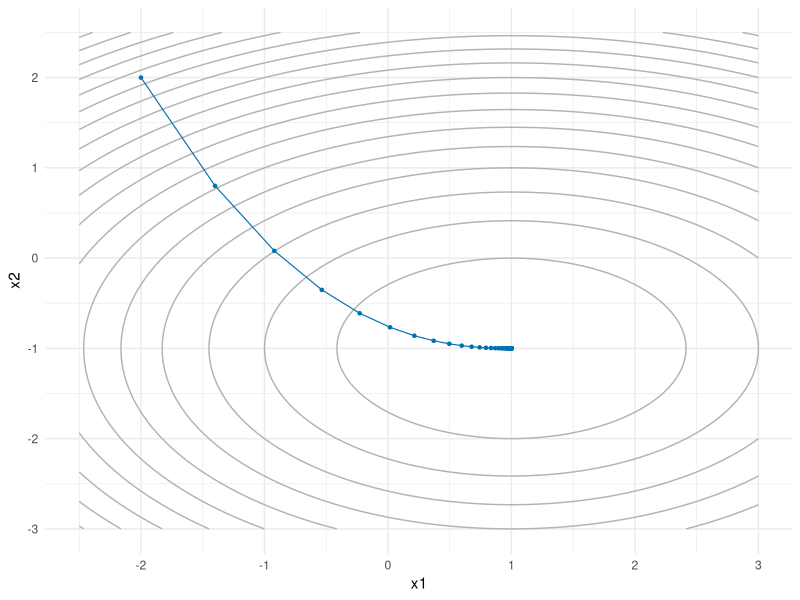
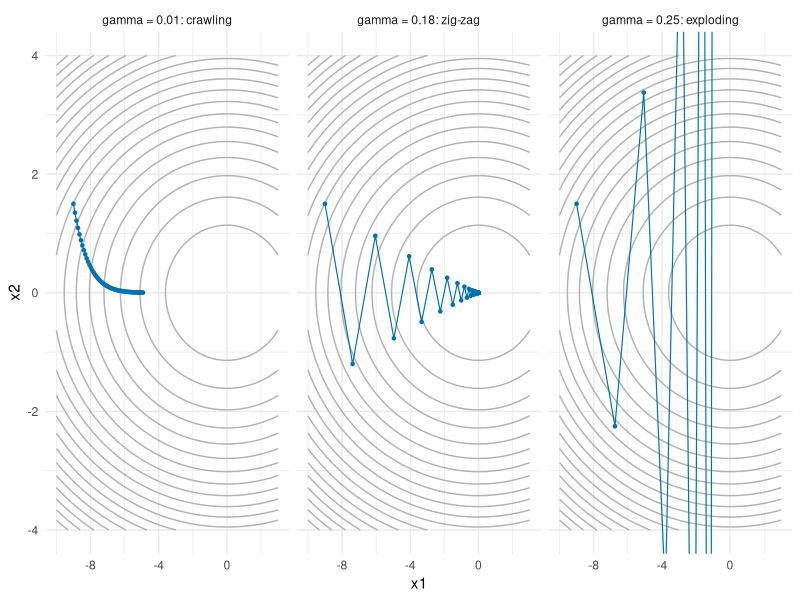
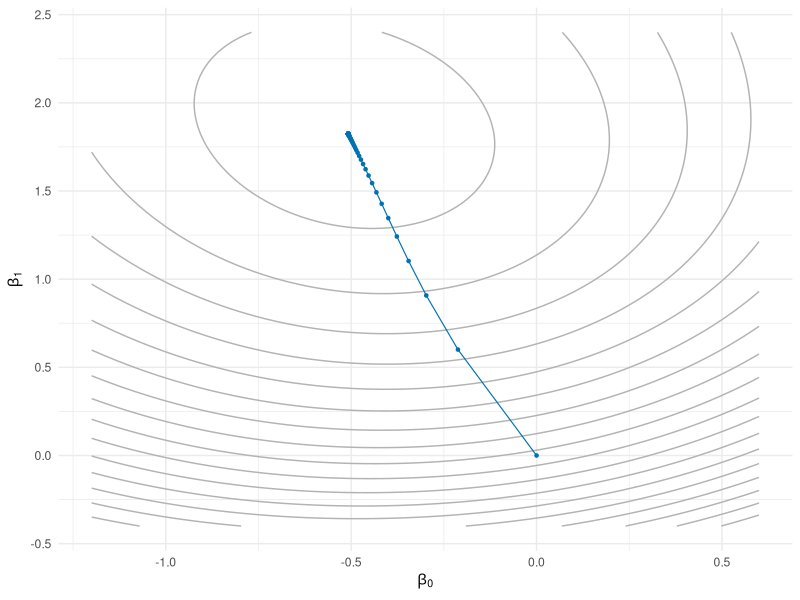
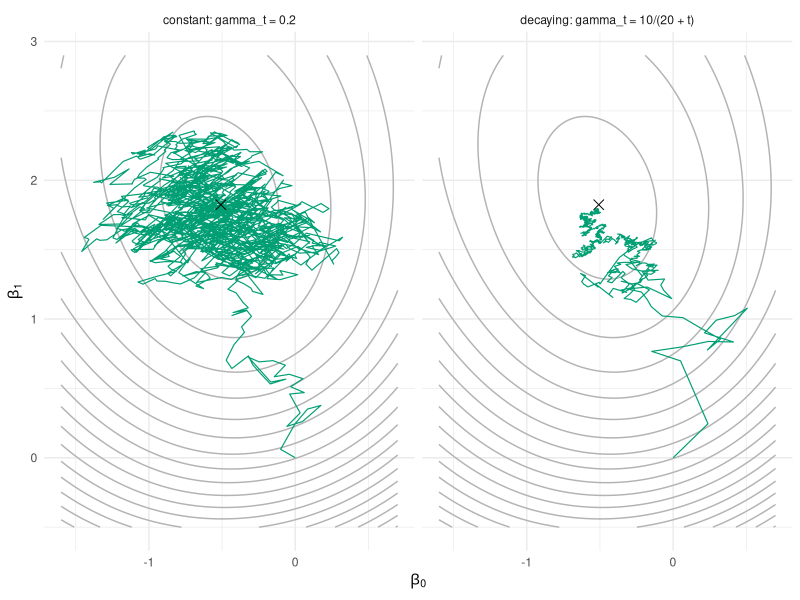
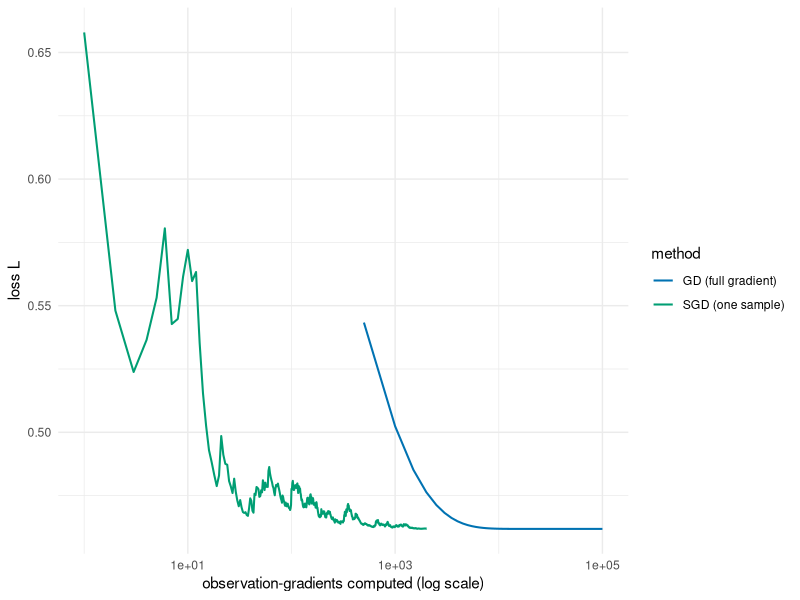
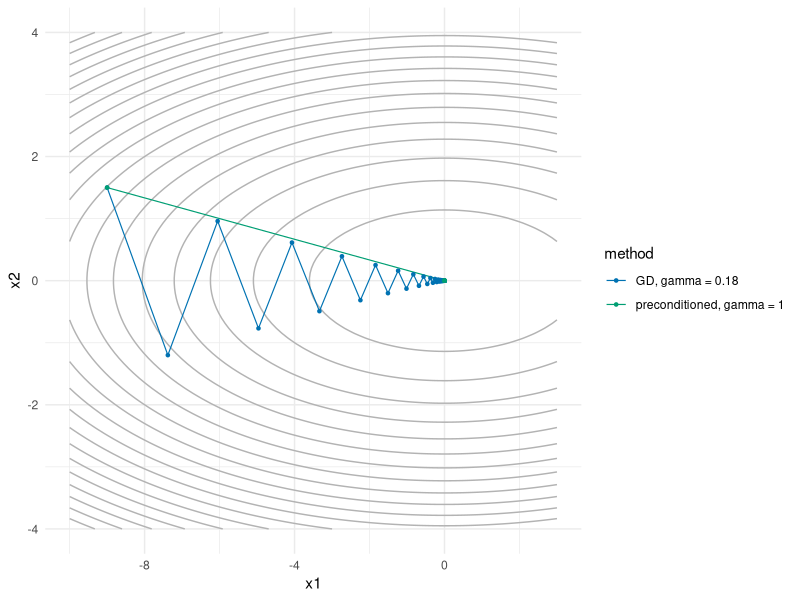

The R source for these figures, in order:
## ---- chunk 1
#| include: false
set.seed(7432)
knitr::opts_chunk$set(fig.width = 6, fig.height = 4, out.width = "70%", fig.align = "center")
## ---- chunk 2
grad_descent <- function(grad, x0, gamma, n) {
  # one row per iterate, one column per coordinate
  path <- matrix(NA_real_, nrow = n + 1, ncol = length(x0))
  path[1, ] <- x0
  for (i in 1:n) {
    path[i + 1, ] <- path[i, ] - gamma * grad(path[i, ])
  }
  # return a data frame ready for ggplot: one row per iterate
  out <- as.data.frame(path)
  names(out) <- paste0("x", seq_along(x0))
  out$iter <- 0:n
  out
}
## ---- chunk 3
f_bowl <- \(x) (x[1] - 1)^2 + 2 * (x[2] + 1)^2
grad_bowl <- \(x) c(2 * (x[1] - 1), 4 * (x[2] + 1))

path_bowl <- grad_descent(grad_bowl, x0 = c(-2, 2), gamma = 0.1, n = 60)
round(tail(path_bowl, 3), 5)
## ---- chunk 4
library(ggplot2)

# evaluate f on a grid, ready for geom_contour
contour_data <- function(f, xlim, ylim, n = 100) {
  grid <- expand.grid(x1 = seq(xlim[1], xlim[2], length.out = n),
                      x2 = seq(ylim[1], ylim[2], length.out = n))
  grid$f <- apply(grid[, 1:2], 1, f)
  grid
}

# grey contours of f, with the trajectory drawn on top
ggplot(contour_data(f_bowl, c(-2.5, 3), c(-3, 2.5)), aes(x1, x2)) +
  geom_contour(aes(z = f), bins = 20, colour = "grey70") +
  geom_path(data = path_bowl, colour = "#0072B2", linewidth = 0.4) +
  geom_point(data = path_bowl, colour = "#0072B2", size = 0.9) +
  theme_minimal()
## ---- chunk 5
#| fig-width: 9
#| fig-height: 3.4
#| out-width: "100%"
f_ill <- \(x) x[1]^2 / 2 + 10 * x[2]^2 / 2
grad_ill <- \(x) c(x[1], 10 * x[2])

path_small <- grad_descent(grad_ill, c(-9, 1.5), gamma = 0.01, n = 60)
path_zig   <- grad_descent(grad_ill, c(-9, 1.5), gamma = 0.18, n = 60)
path_exploding  <- grad_descent(grad_ill, c(-9, 1.5), gamma = 0.25, n = 8)

# one labelled data frame, one facet per step size (week 4 tricks)
path_small$gamma <- "gamma = 0.01: crawling"
path_zig$gamma   <- "gamma = 0.18: zig-zag"
path_exploding$gamma  <- "gamma = 0.25: exploding"
paths3 <- rbind(path_small, path_zig, path_exploding)
paths3$gamma <- factor(paths3$gamma, levels = unique(paths3$gamma))

# the contour layer has no `gamma` column, so it is drawn in every facet
ggplot(contour_data(f_ill, c(-10, 3), c(-4, 4)), aes(x1, x2)) +
  geom_contour(aes(z = f), bins = 20, colour = "grey70") +
  geom_path(data = paths3, colour = "#0072B2", linewidth = 0.4) +
  geom_point(data = paths3, colour = "#0072B2", size = 0.9) +
  coord_cartesian(ylim = c(-4, 4)) +
  facet_wrap(~ gamma) +
  theme_minimal()
## ---- chunk 6
steps_to_tol <- function(path, target, tol = 1e-3) {
  X <- as.matrix(path[, grep("^x", names(path))])
  dist <- sqrt(colSums((t(X) - target)^2))
  hit <- which(dist < tol)
  if (length(hit) == 0) NA_integer_ else path$iter[hit[1]]
}

c(crawl = steps_to_tol(grad_descent(grad_ill, c(-9, 1.5), 0.01, 5000), c(0, 0)),
  zig   = steps_to_tol(grad_descent(grad_ill, c(-9, 1.5), 0.18, 5000), c(0, 0)))
## ---- chunk 7
set.seed(7432)

# --- logistic regression data: intercept + one covariate --------------------
n_log <- 500
x_log <- rnorm(n_log)
X_log <- cbind(1, x_log)                  # design matrix: intercept + slope
beta_log_true <- c(-0.5, 2)
p_true <- 1 / (1 + exp(-as.vector(X_log %*% beta_log_true)))
y_log <- rbinom(n_log, 1, p_true)

sigmoid <- \(z) 1 / (1 + exp(-z))
nll <- \(b) {
  eta <- as.vector(X_log %*% b)
  mean(log(1 + exp(eta)) - y_log * eta)
}
nll_grad <- \(b) {
  p <- sigmoid(as.vector(X_log %*% b))
  as.vector(t(X_log) %*% (p - y_log)) / n_log
}
## ---- chunk 8
path_nll <- grad_descent(nll_grad, x0 = c(0, 0), gamma = 2, n = 200)

beta_hat <- unlist(tail(path_nll, 1)[1:2])   # the final iterate
beta_hat
nll_grad(beta_hat)                           # its gradient: numerically zero
## ---- chunk 9
ggplot(contour_data(nll, c(-1.2, 0.6), c(-0.4, 2.4)), aes(x1, x2)) +
  geom_contour(aes(z = f), bins = 20, colour = "grey70") +
  geom_path(data = path_nll, colour = "#0072B2", linewidth = 0.4) +
  geom_point(data = path_nll, colour = "#0072B2", size = 0.9) +
  labs(x = expression(beta[0]), y = expression(beta[1])) +
  theme_minimal()
## ---- chunk 10
# approximate each partial derivative of f by a central difference
num_grad <- function(f, b, h = 1e-6) {
  g <- numeric(length(b))
  for (j in seq_along(b)) {
    e <- numeric(length(b))
    e[j] <- h
    g[j] <- (f(b + e) - f(b - e)) / (2 * h)
  }
  g
}

b_test <- c(0.5, -1)
num_grad(nll, b_test) - nll_grad(b_test)   # approximation error at a test point
## ---- chunk 11
# factory: fix f and h once, get back a gradient function of b alone
make_num_grad <- function(f, h = 1e-6) \(b) num_grad(f, b, h)

path_num <- grad_descent(make_num_grad(nll), x0 = c(0, 0), gamma = 2, n = 200)

c(steps_exact = steps_to_tol(path_nll, beta_hat),
  steps_num   = steps_to_tol(path_num, beta_hat))
rbind(exact     = beta_hat,
      numerical = unlist(tail(path_num, 1)[1:2]))
## ---- chunk 12
sgd <- function(grad_i, x0, gamma, n_steps, n_data) {
  # grad_i(theta, i): gradient of the loss at observation i only
  # gamma(t): step size at step t
  path <- matrix(NA_real_, nrow = n_steps + 1, ncol = length(x0))
  path[1, ] <- x0
  for (t in 1:n_steps) {
    i <- sample(n_data, 1)
    path[t + 1, ] <- path[t, ] - gamma(t) * grad_i(path[t, ], i)
  }
  out <- as.data.frame(path)
  names(out) <- paste0("x", seq_along(x0))
  out$iter <- 0:n_steps
  out
}

# single-observation gradient of the NLL: (sigmoid(eta_i) - y_i) * x_i
nll_grad_i <- function(b, i) X_log[i, ] * (sigmoid(sum(X_log[i, ] * b)) - y_log[i])
## ---- chunk 13
#| fig-width: 8
#| fig-height: 3.8
#| out-width: "100%"
set.seed(1)
sgd_const <- sgd(nll_grad_i, c(0, 0), gamma = \(t) 0.2,           n_steps = 2000, n_data = n_log)
sgd_decay <- sgd(nll_grad_i, c(0, 0), gamma = \(t) 10 / (20 + t), n_steps = 2000, n_data = n_log)

sgd_const$schedule <- "constant: gamma_t = 0.2"
sgd_decay$schedule <- "decaying: gamma_t = 10/(20 + t)"
sgd_both <- rbind(sgd_const, sgd_decay)

# the cross marks beta_hat, the minimiser gradient descent found above
mle_pt <- data.frame(x1 = beta_hat[1], x2 = beta_hat[2])

ggplot(contour_data(nll, c(-1.6, 0.7), c(-0.5, 2.9)), aes(x1, x2)) +
  geom_contour(aes(z = f), bins = 20, colour = "grey70") +
  geom_path(data = sgd_both, colour = "#009E73", linewidth = 0.4) +
  geom_point(data = mle_pt, shape = 4, size = 3, colour = "black") +
  facet_wrap(~ schedule) +
  labs(x = expression(beta[0]), y = expression(beta[1])) +
  theme_minimal()
## ---- chunk 14
#| message: false
library(dplyr)

# the paths hold only iterates; evaluate the loss along each of them ourselves
path_nll$loss  <- apply(as.matrix(path_nll[, 1:2]), 1, nll)
sgd_decay$loss <- apply(as.matrix(sgd_decay[, 1:2]), 1, nll)

cost_df <- bind_rows(
  tibble(evals = path_nll$iter * n_log, loss = path_nll$loss,  method = "GD (full gradient)"),
  tibble(evals = sgd_decay$iter,        loss = sgd_decay$loss, method = "SGD (one sample)")
) |>
  filter(evals > 0)

ggplot(cost_df, aes(evals, loss, colour = method)) +
  geom_line(linewidth = 0.7) +
  scale_x_log10() +
  scale_colour_manual(values = c("GD (full gradient)" = "#0072B2",
                                 "SGD (one sample)" = "#009E73")) +
  labs(x = "observation-gradients computed (log scale)", y = "loss L") +
  theme_minimal()
## ---- chunk 15
grad_descent_pre <- function(grad, x0, gamma, n, P) {
  path <- matrix(NA_real_, nrow = n + 1, ncol = length(x0))
  path[1, ] <- x0
  for (i in 1:n) {
    path[i + 1, ] <- path[i, ] - gamma * as.vector(P %*% grad(path[i, ]))
  }
  out <- as.data.frame(path)
  names(out) <- paste0("x", seq_along(x0))
  out$iter <- 0:n
  out
}
## ---- chunk 16
P <- diag(c(1, 1 / 10))
path_pre <- grad_descent_pre(grad_ill, c(-9, 1.5), gamma = 1, n = 5, P = P)
round(path_pre, 10)
## ---- chunk 17
both_pre <- bind_rows(mutate(path_zig, method = "GD, gamma = 0.18"),
                      mutate(path_pre, method = "preconditioned, gamma = 1"))

ggplot(contour_data(f_ill, c(-10, 3), c(-4, 4)), aes(x1, x2)) +
  geom_contour(aes(z = f), bins = 20, colour = "grey70") +
  geom_path(data = both_pre, aes(colour = method), linewidth = 0.4) +
  geom_point(data = both_pre, aes(colour = method), size = 0.9) +
  scale_colour_manual(values = c("GD, gamma = 0.18" = "#0072B2",
                                 "preconditioned, gamma = 1" = "#009E73")) +
  theme_minimal()
## ---- chunk 18
fit_bfgs <- optim(par = c(0, 0), fn = nll, gr = nll_grad, method = "BFGS")
fit_bfgs$par          # estimated coefficients
fit_bfgs$value        # NLL at the minimum
fit_bfgs$counts       # evaluations of fn and gr
fit_bfgs$convergence  # 0 means success
## ---- chunk 19
# our GD: path_nll, already computed in @sec-week5-losses (200 steps, gamma = 2)

# our SGD, with a hand-tuned decay schedule
set.seed(3)
path_sgd_nll <- sgd(nll_grad_i, c(0, 0), gamma = \(t) 10 / (20 + t),
                    n_steps = 4000, n_data = n_log)

# the reference fit
fit_glm <- glm(y_log ~ X_log - 1, family = binomial)

results <- data.frame(
  method = c("glm()", "optim BFGS", "GD (200 steps)", "SGD (4000 steps)"),
  nll = c(nll(coef(fit_glm)), fit_bfgs$value,
          nll(beta_hat),
          nll(unlist(tail(path_sgd_nll, 1)[1:2]))),
  obs_gradients = c(NA, fit_bfgs$counts["gradient"] * n_log, 200 * n_log, 4000)
)
results$nll <- round(results$nll, 6)
results$obs_gradients <- format(results$obs_gradients, big.mark = ",", scientific = FALSE)
results
